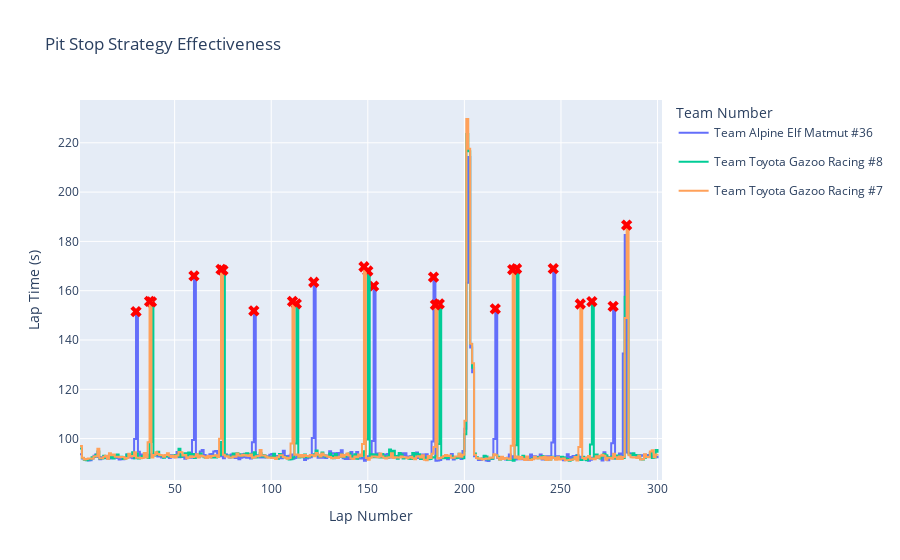

Source (notebook cell):
### Markdown cell above
## Pit Stop Strategy Effictiveness

### Code cell
import plotly.graph_objects as go

fig = go.Figure()

for team in Algarve["team_no"].unique():
    team_df = Algarve[Algarve["team_no"] == team]

    fig.add_trace(go.Scatter(
        x=team_df["lap_number"],
        y=team_df["lap_time_s"],
        mode="lines",
        line=dict(shape="hv"),
        name=f"Team {team}",
        legendgroup=str(team),  
        showlegend=True
    ))

    pit_laps = team_df[team_df["pit_time_sec"].notna() & (team_df["pit_time_sec"] > 0)]
    fig.add_trace(go.Scatter(
        x=pit_laps["lap_number"],
        y=pit_laps["lap_time_s"],
        mode="markers",
        marker=dict(size=10, symbol="x", color="red"),
        name="Pit Stop",
        legendgroup=str(team),  
        showlegend=False        
    ))

fig.update_layout(
    title="Pit Stop Strategy Effectiveness",
    xaxis_title="Lap Number",
    yaxis_title="Lap Time (s)",
    legend_title="Team Number"
)

fig.show()

### Figure 1 — Plotly figure (JSON) as saved in the notebook; plotly's stock layout.template omitted (floating-point values rounded to 4 significant figures; data arrays with more than 128 entries replaced by an {"elided": "..."} marker saying what was removed)
{"data": [{"legendgroup": "Alpine Elf Matmut #36", "line": {"shape": "hv"}, "mode": "lines", "name": "Team Alpine Elf Matmut #36", "showlegend": true, "type": "scatter", "x": {"elided": "300 int values"}, "y": {"elided": "300 float values"}}, {"legendgroup": "Alpine Elf Matmut #36", "marker": {"color": "red", "size": 10, "symbol": "x"}, "mode": "markers", "name": "Pit Stop", "showlegend": false, "type": "scatter", "x": [30, 60, 91, 122, 153, 184, 216, 246, 277], "y": [151.5, 166, 151.8, 163.4, 161.9, 165.5, 152.6, 169.0, 153.7]}, {"legendgroup": "Toyota Gazoo Racing #8", "line": {"shape": "hv"}, "mode": "lines", "name": "Team Toyota Gazoo Racing #8", "showlegend": true, "type": "scatter", "x": {"elided": "300 int values"}, "y": {"elided": "300 float values"}}, {"legendgroup": "Toyota Gazoo Racing #8", "marker": {"color": "red", "size": 10, "symbol": "x"}, "mode": "markers", "name": "Pit Stop", "showlegend": false, "type": "scatter", "x": [38, 75, 113, 150, 187, 227, 266], "y": [155.5, 168.3, 154.7, 168.0, 154.6, 168.9, 155.6]}, {"legendgroup": "Toyota Gazoo Racing #7", "line": {"shape": "hv"}, "mode": "lines", "name": "Team Toyota Gazoo Racing #7", "showlegend": true, "type": "scatter", "x": {"elided": "300 int values"}, "y": {"elided": "300 float values"}}, {"legendgroup": "Toyota Gazoo Racing #7", "marker": {"color": "red", "size": 10, "symbol": "x"}, "mode": "markers", "name": "Pit Stop", "showlegend": false, "type": "scatter", "x": [37, 74, 111, 148, 185, 225, 260, 284], "y": [155.6, 168.6, 155.7, 169.7, 154.3, 168.6, 154.6, 186.6]}], "layout": {"legend": {"title": {"text": "Team Number"}}, "title": {"text": "Pit Stop Strategy Effectiveness"}, "xaxis": {"title": {"text": "Lap Number"}}, "yaxis": {"title": {"text": "Lap Time (s)"}}}}
